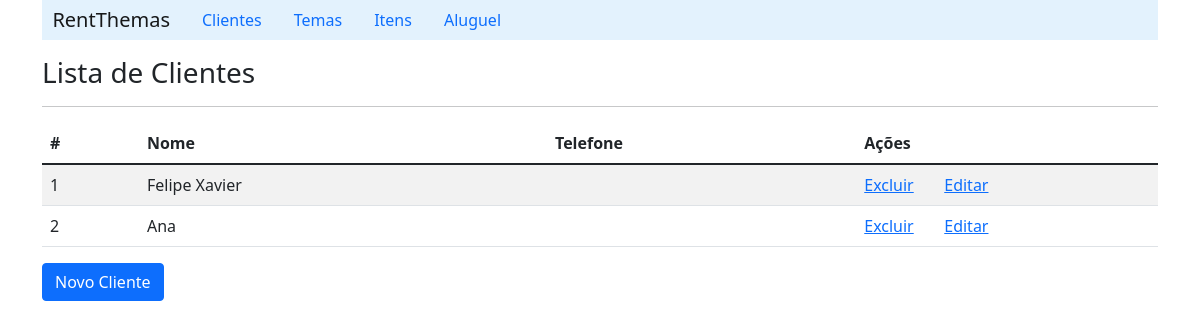
The app's page /listClient/, older data.
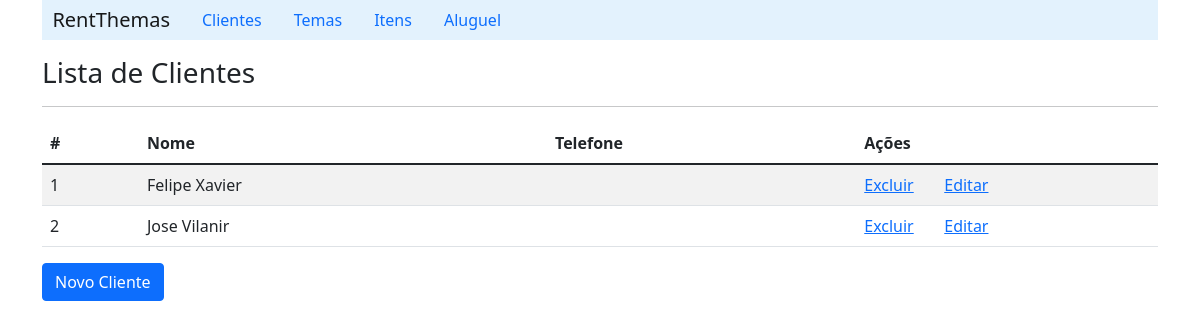
The same page, newer data.
### aluguel/models.py (models this page shows, shortened)
class Client(models.Model):
    name = models.CharField(max_length=60, blank=False)
    email = models.CharField(max_length=60, blank=True)

### aluguel/views.py (the view)
# urls.py: path('listClient/', ClientViews.listClient),
    def listClient(request):
        clients_list = ClientDao().list_all() #Client.objects.all()
        context = {'clients_list': clients_list}
        return render(request, 'client/listClient.html', context)

### aluguel/daos.py (called while the page is built)
    def list_all(self):
        return Client.objects.all()

### aluguel/templates/client/listClient.html (shortened to what this page needs)
{% extends "index.html" %}
    {% block content %}
        <h3>Lista de Clientes</h3>
        <hr>
        <table class="table table-striped">
            {% if clients_list %}
                <thead>
                    <tr>
                        <th scope="col">#</th>
                        <th scope="col">Nome</th>
                        <th scope="col">Telefone</th>
                        <th scope="col">Ações</th>
                        <th scope="col"></th>
                    </tr>
                </thead>
                {% for client in clients_list%}
                    <tr>
                        <td>{{client.id}}</td>
                        <td>{{client.name}}</td>
                        <td>{{client.phone.set_all}}</td>
                        <td width='80'><a href="/deleteClient/{{client.id}}">Excluir</a></td>
                        <td><a href="/detailClient/{{client.id}}">Editar</a></td>
                    </tr>
                {% endfor %}
            {% else %}
                <p>Nenhum cliente cadastrado!!</p>
            {%endif%}
        </table>
        <a  class="btn btn-primary" href="/formClient">Novo Cliente</a>
    {% endblock %}

Row changes from the older to the newer data that the page shows:
changed Client id 2: name "Ana" → "Jose Vilanir"
